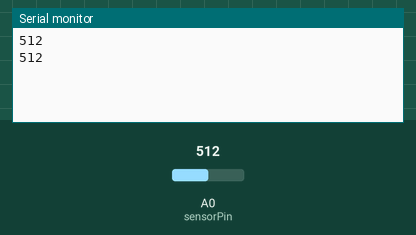
Simulated run of this sketch. Board: Arduino Mega 2560, built with avr-gcc and run on an emulated ATmega2560. On the bench: the last lines printed to the serial monitor. Inputs (shaded band) come from the test bench; at power-on: A0 (sensorPin) = 512.

Above: at 1.8 s.
1.9 s: A0 (sensorPin) set to 716
At 2.4 s:
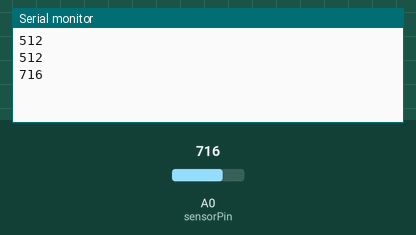
3.4 s: A0 (sensorPin) set to 900
At 4.8 s:
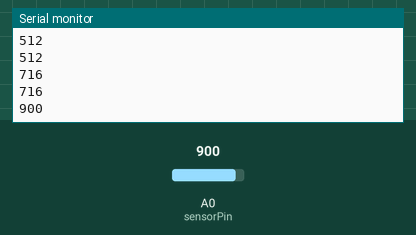
Timing chart, 0 to 6.4 s (numbered marks = the images above; inputs shaded):
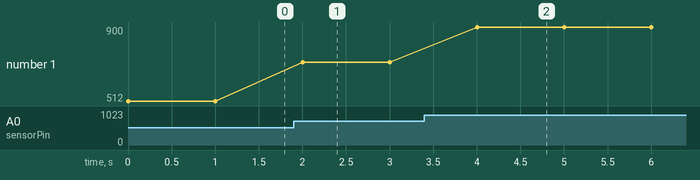

Measured:
- after the input at 1.9 s, the serial monitor: prints a new line after 0.10 s (image 1)
- after the input at 3.4 s, the serial monitor: prints a new line after 0.60 s (image 2)
- plotted number 1: 512 → 716 after the input at 1.9 s, 716 → 900 after the input at 3.4 s

The sketch:

EX10-3.ino
```cpp
#define sensorPin A0

void setup() {
  Serial.begin(9600);    //Serial monitor
  Serial1.begin(9600);  //LattePanda對Arduino的序列通訊
}

void loop() {
  int Sensor = analogRead(sensorPin);
  Serial.println(Sensor);   //顯示A0腳位狀態
  Serial1.print('a');
  Serial1.print(String(Sensor).length());
  Serial1.print(Sensor);
  //#11~#13為搭配標頭a、資料長度與資料本體
  //結合成一個封包之後發送給LattePanda
  delay(1000);
}
```
